Frame 1 (no input): blank canvas, image omitted
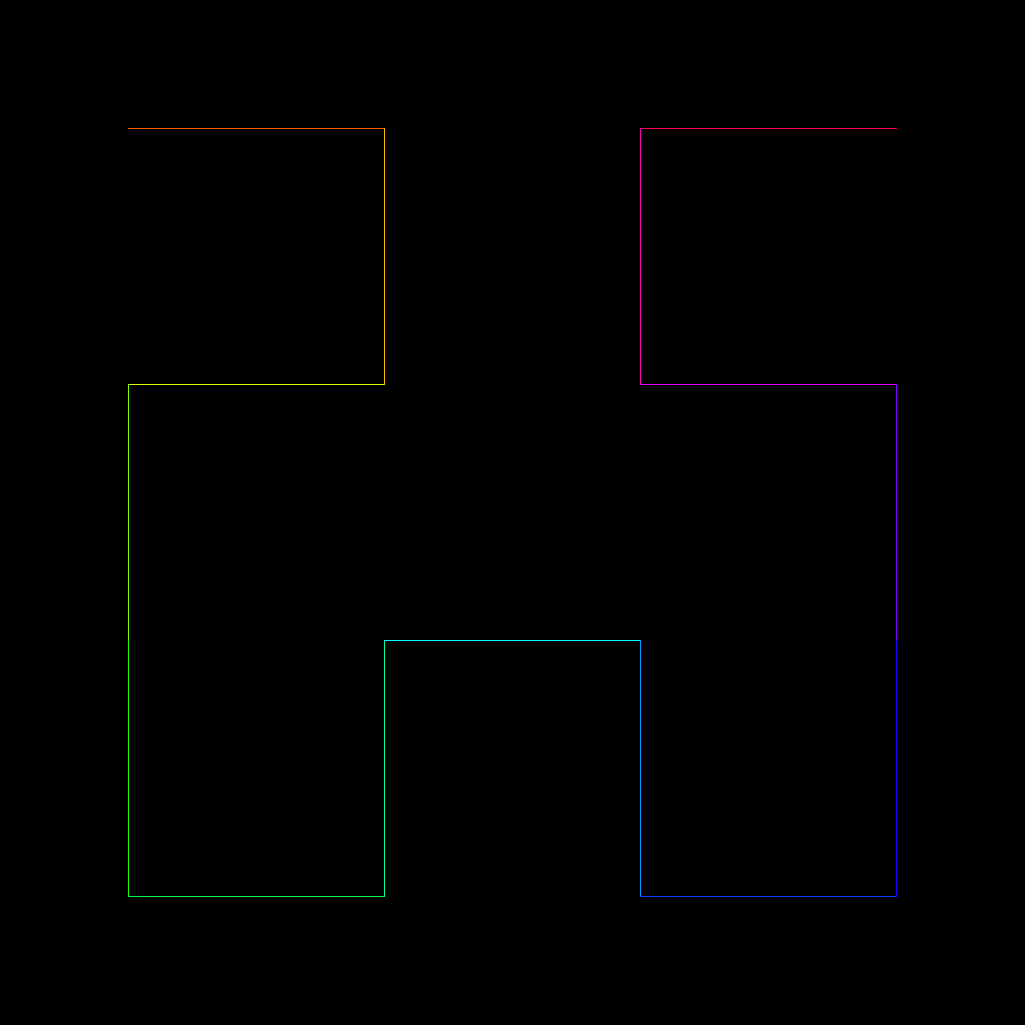
Frame 60 (the mouse pressed at the canvas centre just before this capture)
Frame 120 (the mouse held since frame 60 and released just before this capture): identical to frame 60, image omitted

The Processing sketch that drew this single still picture (run headless with seeded random() and noise(); from frame 60 on, the mouse is pressed at the canvas centre):

// Processing sketch: Hilbert
// ── Hilbert.pde
ArrayList<PVector> points = new ArrayList<PVector>();
ArrayList<PVector> path = new ArrayList<PVector>();

int order = 2;
int n;
int total;
float l;

PVector hilbert(int i) {
  int ind = i & 3;
  PVector v = points.get(ind).copy();

  for (int j=1; j<order; j++) {
    i = i >> 2;
    ind = i & 3;
    float len = pow(2, j);

    if (ind == 0) {
      float temp = v.x;
      v.x = v.y;
      v.y = temp;
    } else if (ind == 1) {
      v.y += len;
    } else if (ind == 2) {
      v.x += len;
      v.y += len;
    } else if (ind == 3) {
      float temp = len - 1 - v.x;
      v.x = len - 1 - v.y;
      v.y = temp;
      v.x += len;
    }
  }

  return v;
}

void setup() {
  size(1025, 1025);
  frameRate(240);
  background(0);
  colorMode(HSB, 360, 255, 255);

  points.add(new PVector(0, 0));
  points.add(new PVector(0, 1));
  points.add(new PVector(1, 1));
  points.add(new PVector(1, 0));

  n = int(pow(2, order));
  total = n * n;
  l = width / float(n);
  println(l);

  for (int i=0; i<total; i++) {
    PVector v = hilbert(i).copy();
    v.mult(l);
    v.add(l/2, l/2);
    path.add(v);
  }
}

void draw() {
  int i = frameCount;

  if (i >= (path.size())) return;

  PVector v0 = path.get(i-1);
  PVector v1 = path.get(i);

  float col = float(i) / float(path.size()) * 360.0;
  stroke(col, 255, 255);
  line(v0.x, v0.y, v1.x, v1.y);
}

void drawOnce() {
  for (int i=0; i<path.size()-1; i++) {
    PVector v0 = path.get(i);
    PVector v1 = path.get(i+1);

    float col = float(i) / float(path.size()) * 360.0;
    stroke(col, 255, 255);
    line(v0.x, v0.y, v1.x, v1.y);
  }
  noLoop();
}
